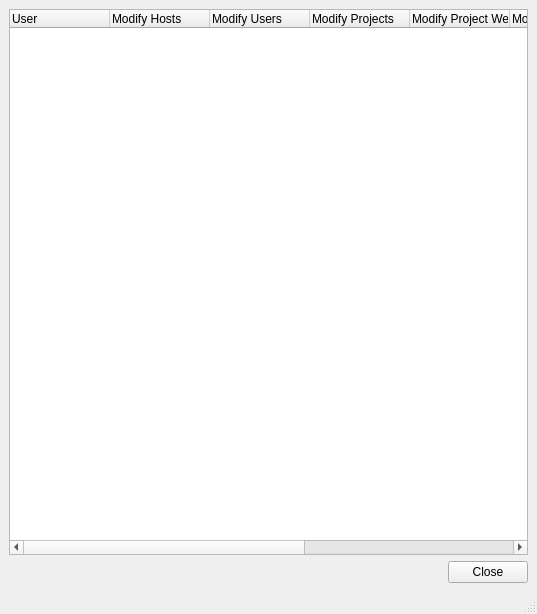
<?xml version="1.0" encoding="UTF-8"?>
<ui version="4.0">
 <class>UserPermissionsEditorUI</class>
 <widget class="QMainWindow" name="UserPermissionsEditorUI">
  <property name="geometry">
   <rect>
    <x>0</x>
    <y>0</y>
    <width>537</width>
    <height>614</height>
   </rect>
  </property>
  <property name="windowTitle">
   <string>User Permissions Editor</string>
  </property>
  <widget class="QWidget" name="centralwidget">
   <layout class="QVBoxLayout" name="verticalLayout">
    <item>
     <widget class="QTreeWidget" name="treeWidget">
      <property name="columnCount">
       <number>9</number>
      </property>
      <column>
       <property name="text">
        <string>User</string>
       </property>
      </column>
      <column>
       <property name="text">
        <string>Modify Hosts</string>
       </property>
      </column>
      <column>
       <property name="text">
        <string>Modify Users</string>
       </property>
      </column>
      <column>
       <property name="text">
        <string>Modify Projects</string>
       </property>
      </column>
      <column>
       <property name="text">
        <string>Modify Project Weights</string>
       </property>
      </column>
      <column>
       <property name="text">
        <string>Modify Host Services</string>
       </property>
      </column>
      <column>
       <property name="text">
        <string>Modify User Services</string>
       </property>
      </column>
      <column>
       <property name="text">
        <string>Modify Licenses</string>
       </property>
      </column>
      <column>
       <property name="text">
        <string>Modify Services</string>
       </property>
      </column>
     </widget>
    </item>
    <item>
     <layout class="QHBoxLayout" name="horizontalLayout">
      <item>
       <spacer name="horizontalSpacer">
        <property name="orientation">
         <enum>Qt::Horizontal</enum>
        </property>
        <property name="sizeHint" stdset="0">
         <size>
          <width>40</width>
          <height>20</height>
         </size>
        </property>
       </spacer>
      </item>
      <item>
       <widget class="QPushButton" name="mCloseButton">
        <property name="text">
         <string>Close</string>
        </property>
       </widget>
      </item>
     </layout>
    </item>
   </layout>
  </widget>
  <widget class="QMenuBar" name="menubar">
   <property name="geometry">
    <rect>
     <x>0</x>
     <y>0</y>
     <width>537</width>
     <height>21</height>
    </rect>
   </property>
  </widget>
  <widget class="QStatusBar" name="statusbar"/>
 </widget>
 <resources/>
 <connections>
  <connection>
   <sender>mCloseButton</sender>
   <signal>clicked()</signal>
   <receiver>UserPermissionsEditorUI</receiver>
   <slot>close()</slot>
   <hints>
    <hint type="sourcelabel">
     <x>489</x>
     <y>572</y>
    </hint>
    <hint type="destinationlabel">
     <x>268</x>
     <y>306</y>
    </hint>
   </hints>
  </connection>
 </connections>
</ui>
